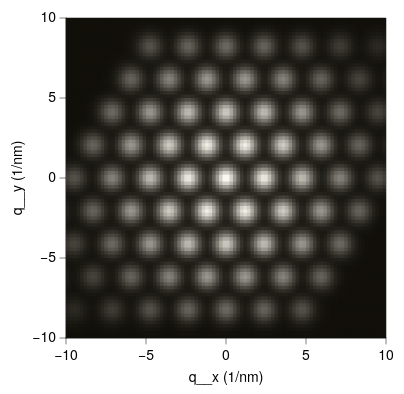

The specification (Vega-Lite) saved for this image:
### Vega-Lite specification from a JSON file in a GitHub repository (floating-point values rounded to 4 significant figures; data arrays with more than 128 entries replaced by an {"elided": "..."} marker saying what was removed)
{"background": null, "config": {"arc": {"fill": "#DBDBDB", "fillOpacity": 1.0, "innerRadius": 40.0, "padAngle": 0.03, "stroke": "black", "strokeOpacity": 1, "strokeWidth": 0.25}, "area": {"fill": "#DBDBDB", "fillOpacity": 1.0, "stroke": "black", "strokeOpacity": 1, "strokeWidth": 0.25}, "axis": {"domain": true, "domainCap": "round", "domainColor": "black", "domainWidth": 0.25, "grid": false, "gridCap": "round", "gridColor": "#F1F1F1", "gridDash": [0, 0], "gridOpacity": 1.0, "gridWidth": 0.25, "labelColor": "black", "labelFont": "Helvetica Neue, HelveticaNeue, Helvetica, Arial, sans-serif", "labelFontSize": 7, "labelFontStyle": "normal", "labelFontWeight": 400, "offset": 0, "ticks": true, "tickCap": "round", "tickColor": "black", "tickRound": false, "tickSize": 3, "tickWidth": 0.25, "titleColor": "black", "titleFont": "Helvetica Neue, HelveticaNeue, Helvetica, Arial, sans-serif", "titleFontSize": 7, "titleFontStyle": "normal", "titleFontWeight": 400}, "axisX": {"domain": true, "labelAlign": "center", "labelAngle": 0, "labels": true, "ticks": true, "translate": 0}, "axisY": {"domain": true, "labelAlign": "right", "labelAngle": 0, "labels": true, "ticks": true, "translate": 0}, "axisRight": {"domain": true, "labelAlign": "left", "labelAngle": 0, "labels": true, "ticks": true, "translate": 0}, "axisTop": {"domain": true, "labelAlign": "center", "labelAngle": 0, "labels": true, "ticks": true, "translate": 0}, "axisBand": {"tickOffset": 0}, "bar": {"fill": "#DBDBDB", "fillOpacity": 1.0, "stroke": "black", "strokeOpacity": 1, "strokeWidth": 0.25}, "boxplot": {"size": 14.4, "ticks": {"cornerRadius": 0.25, "fill": "black", "opacity": 1, "size": 7.2, "thickness": 0.25}, "box": {"fillOpacity": 1.0, "stroke": "black", "strokeOpacity": 1, "strokeWidth": 0.25}, "median": {"cornerRadius": 0, "fill": "black", "fillOpacity": 1.0, "opacity": 1, "size": 14.4, "thickness": 0.25}, "rule": {"fill": "black", "fillOpacity": 1.0, "size": 16.0, "stroke": "black", "strokeDash": [0, 0], "strokeOpacity": 1, "strokeWidth": 0.25}, "outliers": {"color": "black", "fill": "black", "fillOpacity": 1.0, "size": 0, "stroke": "black", "strokeOpacity": 1, "strokeWidth": 0.25}}, "circle": {"fill": "black", "fillOpacity": 1.0, "size": 2.0, "stroke": null, "strokeOpacity": 1, "strokeWidth": 0.25}, "errorband": {"band": {"fillOpacity": 0.6, "stroke": null, "strokeWidth": 0.25, "strokeOpacity": 1}, "borders": {"opacity": 0, "strokeOpacity": 0.25, "strokeWidth": 1}}, "errorbar": {"opacity": 1, "rule": {"strokeDash": [0, 0], "strokeWidth": 0.25}, "ticks": {"color": "black", "cornerRadius": 0.125, "opacity": 1, "size": 9.6, "thickness": 0.25}, "thickness": 0.25}, "font": "Helvetica Neue, HelveticaNeue, Helvetica, Arial, sans-serif", "geoshape": {"fill": "#DBDBDB", "fillOpacity": 1.0, "stroke": "black", "strokeOpacity": 1, "strokeWidth": 0.25}, "header": {"labelColor": "black", "labelFont": "Helvetica Neue, HelveticaNeue, Helvetica, Arial, sans-serif", "labelFontSize": 7, "labelFontStyle": "normal", "labelFontWeight": 400, "titleColor": "black", "titleFont": "Helvetica Neue, HelveticaNeue, Helvetica, Arial, sans-serif", "titleFontSize": 7, "titleFontStyle": "normal", "titleFontWeight": 400, "titlePadding": 0}, "legend": {"disable": false, "offset": 4.5, "titlePadding": 4, "labelOffset": 2, "gradientLabelOffset": 2, "gradientLength": 80.0, "gradientThickness": 8.0, "gradientOpacity": 1.0, "gradientStrokeColor": "black", "gradientStrokeWidth": 0.25, "labelColor": "black", "labelFont": "Helvetica Neue, HelveticaNeue, Helvetica, Arial, sans-serif", "labelFontSize": 7, "labelFontStyle": "normal", "labelFontWeight": 400, "strokeColor": "black", "strokeWidth": 0, "symbolSize": 42, "symbolStrokeColor": "black", "symbolStrokeWidth": 0.25, "titleColor": "black", "titleFont": "Helvetica Neue, HelveticaNeue, Helvetica, Arial, sans-serif", "titleFontSize": 7, "titleFontStyle": "normal", "titleFontWeight": 400}, "line": {"color": "black", "stroke": "black", "strokeCap": "butt", "strokeDash": [0, 0], "strokeOpacity": 1, "strokeWidth": 0.5}, "point": {"filled": true, "fill": "#DBDBDB", "fillOpacity": 1.0, "size": 8.0, "stroke": "black", "strokeOpacity": 1, "strokeWidth": 0.25}, "range": {"category": ["#B2B2B2", "#636363", "#4A7CD3", "#008542", "#382864", "#509F98", "#284F93", "#005226", "#A398D6", "#173633"], "diverging": {"scheme": ["#443E60", "#5F597E", "#7C759B", "#9994B6", "#B7B4CC", "#D6D5DC", "#F6F6F6", "#D1DAD9", "#A4C2BF", "#7AA9A4", "#578E89", "#37736E", "#1B5954"]}, "heatmap": {"scheme": ["#110F09", "#22201A", "#34322B", "#47453E", "#5B5951", "#706D66", "#86837B", "#9C9991", "#B2AFA7", "#CAC7BE", "#E1DED6", "#FAF7EE"]}, "ordinal": {"scheme": ["#F1F1F1", "#DBDBDB", "#C6C6C6", "#B2B2B2", "#9D9D9D", "#898989", "#767676", "#636363", "#515151", "#404040", "#2F2F2F", "#1F1F1F"]}, "ramp": {"scheme": ["#32022B", "#43044D", "#4C196E", "#4D338C", "#484DA6", "#3A68BB", "#1D83CA", "#1D9CCB", "#23B5C9", "#28CDC5", "#4DE0B4", "#91EE9F"]}}, "rule": {"color": "black", "stroke": "black", "strokeCap": "round", "strokeDash": [2, 2], "strokeOpacity": 1, "strokeWidth": 0.25}, "scale": {"bandPaddingInner": 0.1, "bandPaddingOuter": 0.1, "round": false}, "rect": {"fill": "#DBDBDB", "fillOpacity": 1.0, "stroke": "black", "strokeOpacity": 1, "strokeWidth": 0.25}, "square": {"fill": "#DBDBDB", "fillOpacity": 1.0, "size": 16.0, "stroke": "black", "strokeOpacity": 1, "strokeWidth": 0.25}, "text": {"color": "black", "font": "Helvetica Neue, HelveticaNeue, Helvetica, Arial, sans-serif", "fontSize": 7, "fontStyle": "normal", "fontWeight": 400}, "tick": {"color": "black", "cornerRadius": 0.125, "opacity": 1.0, "size": 14.4, "thickness": 0.25}, "title": {"anchor": "middle", "frame": "group", "color": "black", "font": "Helvetica Neue, HelveticaNeue, Helvetica, Arial, sans-serif", "fontSize": 7, "fontStyle": "normal", "fontWeight": 400, "subtitleColor": "black", "subtitleFont": "Helvetica Neue, HelveticaNeue, Helvetica, Arial, sans-serif", "subtitleFontSize": "Helvetica Neue, HelveticaNeue, Helvetica, Arial, sans-serif", "subtitleFontStyle": "normal", "subtitleFontWeight": 400}, "trail": {"color": "black", "opacity": 1, "size": 0.5}, "view": {"continuousWidth": 160, "continuousHeight": 160, "discreteWidth": 160, "discreteHeight": 160, "fill": null, "stroke": "black", "strokeWidth": 0.25}}, "data": {"name": "data-65c2759bbe32702c2aa5c2d7ff971fdd"}, "mark": {"type": "rect", "clip": true, "stroke": null}, "encoding": {"color": {"field": "I", "legend": null, "title": null, "type": "quantitative"}, "x": {"field": "x0", "scale": {"domain": [-10.0, 10.0], "nice": false}, "title": "q__x (1/nm)", "type": "quantitative"}, "x2": {"field": "x1"}, "y": {"field": "y0", "scale": {"domain": [-10.0, 10.0], "nice": false}, "title": "q__y (1/nm)", "type": "quantitative"}, "y2": {"field": "y1"}}, "$schema": "https://vega.github.io/schema/vega-lite/v6.4.1.json", "datasets": {"data-65c2759bbe32702c2aa5c2d7ff971fdd": {"elided": "8464 records"}}}
